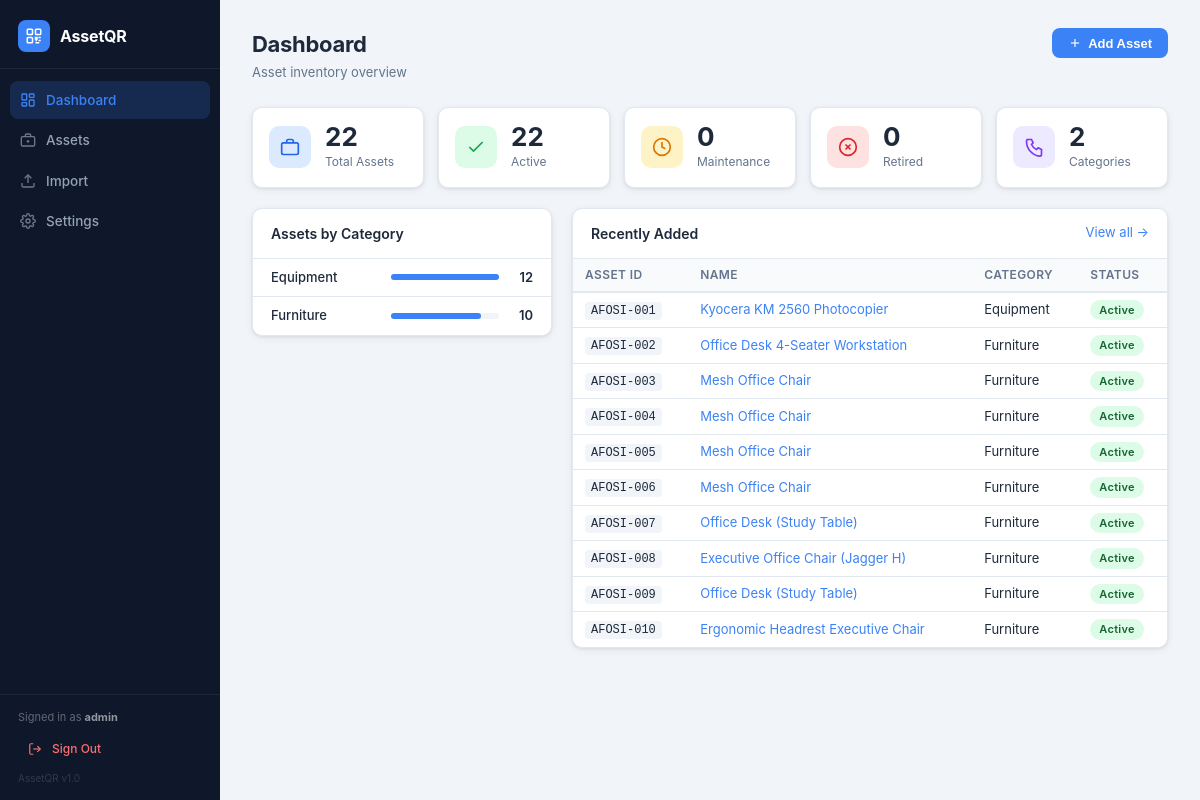
/ (signed in), run on an earlier commit of the app's database.
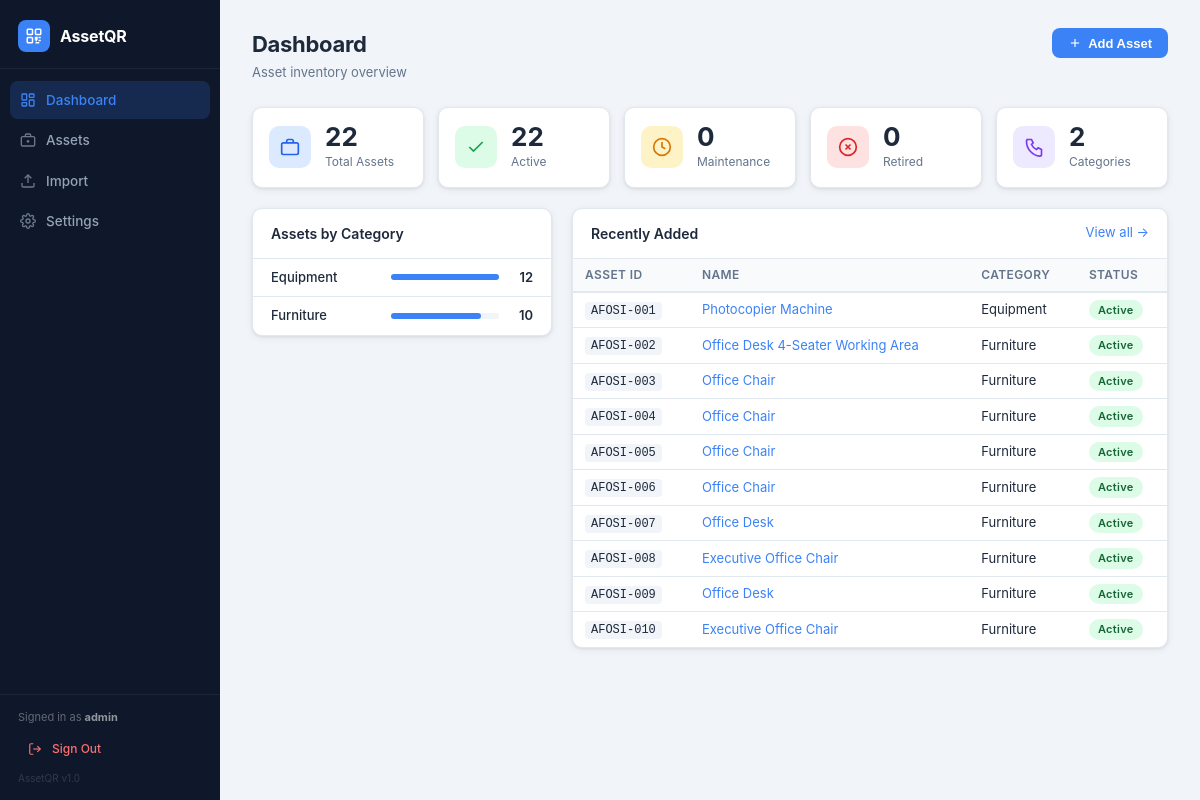
And on a later commit of the database.
### tables this page shows
CREATE TABLE assets (
            id            INTEGER PRIMARY KEY AUTOINCREMENT,
            asset_id      TEXT    UNIQUE NOT NULL,
            name          TEXT    NOT NULL,
            category      TEXT    DEFAULT '',
            description   TEXT    DEFAULT '',
            location      TEXT    DEFAULT '',
            status        TEXT    DEFAULT 'active',
            serial_number TEXT    DEFAULT '',
            purchase_date TEXT    DEFAULT '',
            notes         TEXT    DEFAULT '',
            qr_code_path  TEXT    DEFAULT '',
            created_at    TEXT    DEFAULT (datetime('now')),
            updated_at    TEXT    DEFAULT (datetime('now'))
        , custodian TEXT DEFAULT '', donor TEXT DEFAULT '', value_ksh TEXT DEFAULT '');

### app.py (the view)
@app.route('/')
@login_required
def dashboard():
    db = get_db()
    stats = {
        'total':       db.execute('SELECT COUNT(*) FROM assets').fetchone()[0],
        'active':      db.execute("SELECT COUNT(*) FROM assets WHERE status='active'").fetchone()[0],
        'maintenance': db.execute("SELECT COUNT(*) FROM assets WHERE status='maintenance'").fetchone()[0],
        'retired':     db.execute("SELECT COUNT(*) FROM assets WHERE status='retired'").fetchone()[0],
        'categories':  db.execute("SELECT COUNT(DISTINCT category) FROM assets WHERE category!=''").fetchone()[0],
    }
    by_cat = db.execute(
        "SELECT category, COUNT(*) cnt FROM assets WHERE category!='' GROUP BY category ORDER BY cnt DESC LIMIT 8"
    ).fetchall()
    recent = db.execute('SELECT * FROM assets ORDER BY asset_id LIMIT 10').fetchall()
    return render_template('index.html', stats=stats, by_cat=by_cat, recent=recent)

### app.py (called while the page is built, shortened)
def _db_path():
    return os.path.join(_BASE_DIR, 'assetqr.db')

def get_db():
    if 'db' not in g:
        g.db = sqlite3.connect(_db_path())
        g.db.row_factory = sqlite3.Row
    return g.db

def login_required(f):
    @wraps(f)
    def decorated(*args, **kwargs):
        if not session.get('logged_in'):
            return redirect(url_for('login', next=request.path))
        return f(*args, **kwargs)
    return decorated

### templates/index.html (shortened to what the changed rows need)
{% extends "base.html" %}
{% block content %}
<div class="page-header">
  <div>
    <h1 class="page-title">Dashboard</h1>
  </div>
</div>
<div class="dashboard-grid">
  {% if by_cat %}
  <div class="card">
    <div class="card-header">
      <h2 class="card-title">Assets by Category</h2>
    </div>
    <div class="card-body" style="padding:0">
      {% set max_count = by_cat[0].cnt %}
      {% for row in by_cat %}
      <div class="cat-row">
        <span class="cat-name">{{ row.category or 'Uncategorised' }}</span>
        <div class="cat-bar-wrap">
          <div class="cat-bar" style="width:{{ (row.cnt / max_count * 100)|int }}%"></div>
        </div>
        <span class="cat-count">{{ row.cnt }}</span>
      </div>
      {% endfor %}
    </div>
  </div>
  {% endif %}
  <div class="card">
    <div class="card-header">
      <h2 class="card-title">Recently Added</h2>
    </div>
    <div class="card-body" style="padding:0">
      {% if recent %}
      <table class="table table--compact">
        <thead>
          <tr>
            <th>Asset ID</th>
            <th>Name</th>
            <th>Category</th>
            <th>Status</th>
          </tr>
        </thead>
        <tbody>
          {% for a in recent %}
          <tr>
            <td><code class="code-id">{{ a.asset_id }}</code></td>
            <td><a href="{{ url_for('asset_detail', asset_id=a.asset_id) }}" target="_blank">{{ a.name }}</a></td>
            <td>{{ a.category or '—' }}</td>
            <td><span class="badge badge--{{ a.status }}">{{ a.status }}</span></td>
          </tr>
          {% endfor %}
        </tbody>
      </table>
      {% else %}
      <div class="empty-state">
        <p>No assets yet. <a href="{{ url_for('import_page') }}">Import a list</a> or <a href="#" onclick="openAddModal()">add one</a>.</p>
      </div>
      {% endif %}
    </div>
  </div>
</div>
{% endblock %}

What changed in the data, as far as the page shows it:
changed assets "AFOSI-010": name "Ergonomic Headrest Executive Chair" → "Executive Office Chair"
changed assets "Equipment": name "Kyocera KM 2560 Photocopier" → "Photocopier Machine"
changed assets "AFOSI-002": name "Office Desk 4-Seater Workstation" → "Office Desk 4-Seater Working Area"
changed assets "AFOSI-003": name "Mesh Office Chair" → "Office Chair"
changed assets "AFOSI-004": name "Mesh Office Chair" → "Office Chair"
changed assets "AFOSI-005": name "Mesh Office Chair" → "Office Chair"
changed assets "AFOSI-006": name "Mesh Office Chair" → "Office Chair"
changed assets "AFOSI-007": name "Office Desk (Study Table)" → "Office Desk"
changed assets "AFOSI-008": name "Executive Office Chair (Jagger H)" → "Executive Office Chair"
changed assets "AFOSI-009": name "Office Desk (Study Table)" → "Office Desk"
